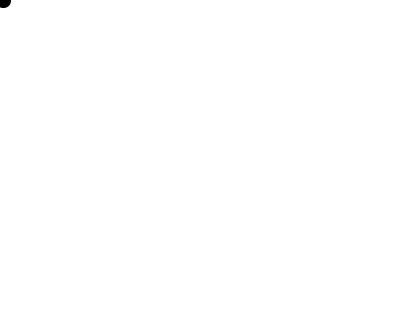
Frame 1 (no input)
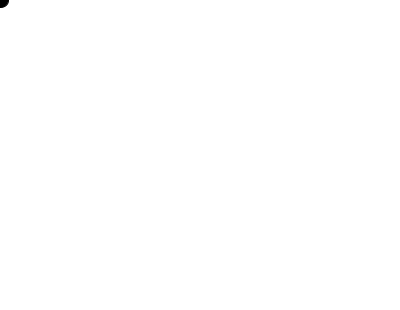
Frame 60 (the mouse pressed at the canvas centre just before this capture)
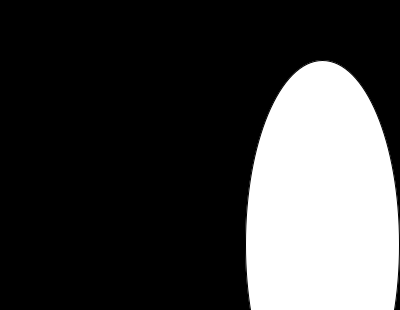
Frame 120 (the mouse held since frame 60 and released just before this capture)

The Processing sketch that drew these frames (run headless with seeded random() and noise(); from frame 60 on, the mouse is pressed at the canvas centre):

// Processing sketch: processing_30886
// ── processing_30886.pde

void setup (){
  size (400, 310);
  smooth();
}

void draw (){
  
  background (255);
  fill (0);
  if(mousePressed){
    background(0);
    fill(255);
    ellipse (mouseX + random (50, 150), mouseY + random (50, 150), random (width), random (width));
  }
  else {
   ellipse (mouseX + random(5), mouseY, 15, 15);
  }
  
} 
